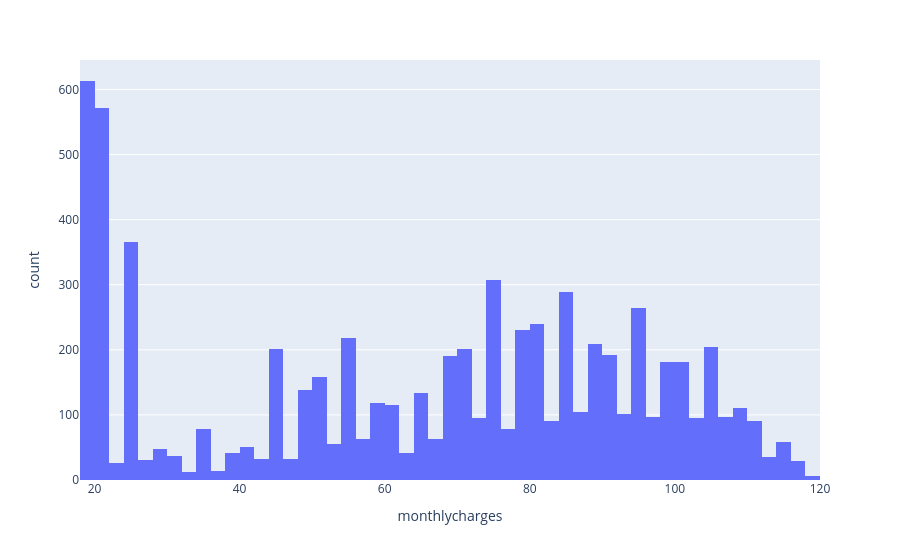

Here is the notebook cell this chart was saved with:
### Code cell
fig = px.histogram(df,
                   x="monthlycharges")

fig.write_html("../visualizations/html/histogram.html")

fig.show()

### Figure 1 — Plotly figure (JSON) as saved in the notebook; plotly's stock layout.template omitted (floating-point values rounded to 4 significant figures; data arrays with more than 128 entries replaced by an {"elided": "..."} marker saying what was removed)
{"data": [{"bingroup": "x", "hovertemplate": "monthlycharges=%{x}<br>count=%{y}<extra></extra>", "legendgroup": "", "marker": {"color": "#636efa", "pattern": {"shape": ""}}, "name": "", "orientation": "v", "showlegend": false, "type": "histogram", "x": {"elided": "7043 float values"}, "xaxis": "x", "yaxis": "y"}], "layout": {"barmode": "relative", "legend": {"tracegroupgap": 0}, "margin": {"t": 60}, "xaxis": {"anchor": "y", "domain": [0, 1], "title": {"text": "monthlycharges"}}, "yaxis": {"anchor": "x", "domain": [0, 1], "title": {"text": "count"}}}}
